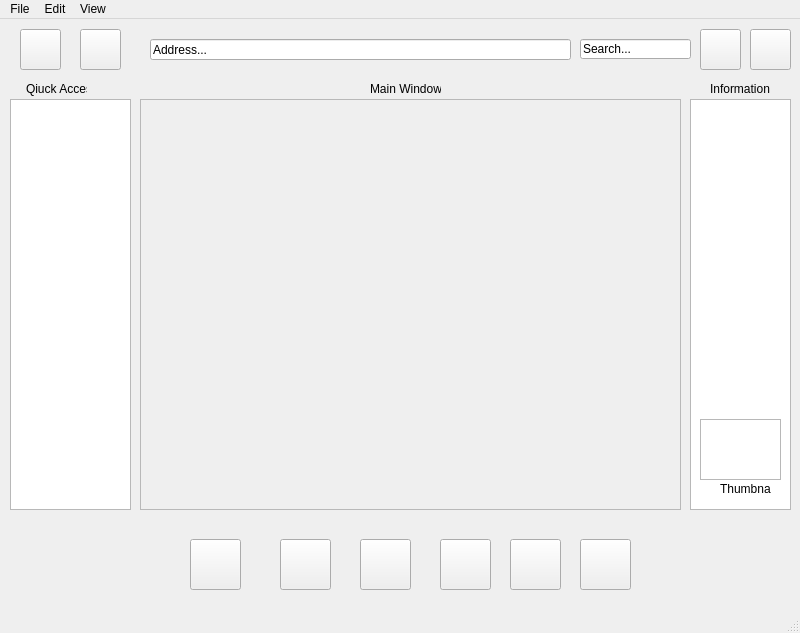
<?xml version="1.0" encoding="UTF-8"?>
<ui version="4.0">
 <class>MainWindow</class>
 <widget class="QMainWindow" name="MainWindow">
  <property name="geometry">
   <rect>
    <x>0</x>
    <y>0</y>
    <width>800</width>
    <height>633</height>
   </rect>
  </property>
  <property name="windowTitle">
   <string>MainWindow</string>
  </property>
  <widget class="QWidget" name="centralwidget">
   <widget class="QTreeView" name="treeView">
    <property name="geometry">
     <rect>
      <x>10</x>
      <y>80</y>
      <width>121</width>
      <height>411</height>
     </rect>
    </property>
   </widget>
   <widget class="QScrollArea" name="scrollArea">
    <property name="geometry">
     <rect>
      <x>140</x>
      <y>80</y>
      <width>541</width>
      <height>411</height>
     </rect>
    </property>
    <property name="widgetResizable">
     <bool>true</bool>
    </property>
    <widget class="QWidget" name="scrollAreaWidgetContents">
     <property name="geometry">
      <rect>
       <x>0</x>
       <y>0</y>
       <width>539</width>
       <height>409</height>
      </rect>
     </property>
    </widget>
   </widget>
   <widget class="QLineEdit" name="lineEdit">
    <property name="geometry">
     <rect>
      <x>150</x>
      <y>20</y>
      <width>421</width>
      <height>21</height>
     </rect>
    </property>
    <property name="text">
     <string>Address...</string>
    </property>
   </widget>
   <widget class="QLineEdit" name="lineEdit_2">
    <property name="geometry">
     <rect>
      <x>580</x>
      <y>20</y>
      <width>111</width>
      <height>20</height>
     </rect>
    </property>
    <property name="text">
     <string>Search...</string>
    </property>
   </widget>
   <widget class="QListWidget" name="listWidget">
    <property name="geometry">
     <rect>
      <x>690</x>
      <y>80</y>
      <width>101</width>
      <height>411</height>
     </rect>
    </property>
   </widget>
   <widget class="QLabel" name="label">
    <property name="geometry">
     <rect>
      <x>26</x>
      <y>60</y>
      <width>61</width>
      <height>20</height>
     </rect>
    </property>
    <property name="text">
     <string>Qiuck Access</string>
    </property>
   </widget>
   <widget class="QLabel" name="label_2">
    <property name="geometry">
     <rect>
      <x>370</x>
      <y>60</y>
      <width>71</width>
      <height>20</height>
     </rect>
    </property>
    <property name="text">
     <string>Main Window</string>
    </property>
   </widget>
   <widget class="QLabel" name="label_3">
    <property name="geometry">
     <rect>
      <x>710</x>
      <y>60</y>
      <width>71</width>
      <height>20</height>
     </rect>
    </property>
    <property name="text">
     <string>Information</string>
    </property>
   </widget>
   <widget class="QGraphicsView" name="graphicsView">
    <property name="geometry">
     <rect>
      <x>700</x>
      <y>400</y>
      <width>81</width>
      <height>61</height>
     </rect>
    </property>
   </widget>
   <widget class="QLabel" name="label_4">
    <property name="geometry">
     <rect>
      <x>720</x>
      <y>460</y>
      <width>51</width>
      <height>20</height>
     </rect>
    </property>
    <property name="text">
     <string>Thumbnail</string>
    </property>
   </widget>
   <widget class="QPushButton" name="pushButton_10">
    <property name="geometry">
     <rect>
      <x>190</x>
      <y>520</y>
      <width>51</width>
      <height>51</height>
     </rect>
    </property>
    <property name="styleSheet">
     <string notr="true">border-image: url(:/icon/home.png);</string>
    </property>
    <property name="text">
     <string/>
    </property>
   </widget>
   <widget class="QPushButton" name="pushButton_11">
    <property name="geometry">
     <rect>
      <x>280</x>
      <y>520</y>
      <width>51</width>
      <height>51</height>
     </rect>
    </property>
    <property name="styleSheet">
     <string notr="true">border-image: url(:/icon/burn.png);</string>
    </property>
    <property name="text">
     <string/>
    </property>
   </widget>
   <widget class="QPushButton" name="pushButton_12">
    <property name="geometry">
     <rect>
      <x>360</x>
      <y>520</y>
      <width>51</width>
      <height>51</height>
     </rect>
    </property>
    <property name="styleSheet">
     <string notr="true">border-image: url(:/icon/preview.png);</string>
    </property>
    <property name="text">
     <string/>
    </property>
   </widget>
   <widget class="QPushButton" name="pushButton_13">
    <property name="geometry">
     <rect>
      <x>440</x>
      <y>520</y>
      <width>51</width>
      <height>51</height>
     </rect>
    </property>
    <property name="styleSheet">
     <string notr="true">border-image: url(:/icon/cut.png);</string>
    </property>
    <property name="text">
     <string/>
    </property>
   </widget>
   <widget class="QPushButton" name="pushButton_14">
    <property name="geometry">
     <rect>
      <x>510</x>
      <y>520</y>
      <width>51</width>
      <height>51</height>
     </rect>
    </property>
    <property name="styleSheet">
     <string notr="true">border-image: url(:/icon/copy.png);</string>
    </property>
    <property name="text">
     <string/>
    </property>
   </widget>
   <widget class="QPushButton" name="pushButton_15">
    <property name="geometry">
     <rect>
      <x>580</x>
      <y>520</y>
      <width>51</width>
      <height>51</height>
     </rect>
    </property>
    <property name="styleSheet">
     <string notr="true">border-image: url(:/icon/paste.png);</string>
    </property>
    <property name="text">
     <string/>
    </property>
   </widget>
   <widget class="QPushButton" name="pushButton_16">
    <property name="geometry">
     <rect>
      <x>20</x>
      <y>10</y>
      <width>41</width>
      <height>41</height>
     </rect>
    </property>
    <property name="styleSheet">
     <string notr="true">border-image: url(:/icon/back.png);</string>
    </property>
    <property name="text">
     <string/>
    </property>
   </widget>
   <widget class="QPushButton" name="pushButton_17">
    <property name="geometry">
     <rect>
      <x>80</x>
      <y>10</y>
      <width>41</width>
      <height>41</height>
     </rect>
    </property>
    <property name="styleSheet">
     <string notr="true">border-image: url(:/icon/forward.png);</string>
    </property>
    <property name="text">
     <string/>
    </property>
   </widget>
   <widget class="QPushButton" name="pushButton_18">
    <property name="geometry">
     <rect>
      <x>750</x>
      <y>10</y>
      <width>41</width>
      <height>41</height>
     </rect>
    </property>
    <property name="styleSheet">
     <string notr="true">border-image: url(:/icon/setting.png);</string>
    </property>
    <property name="text">
     <string/>
    </property>
   </widget>
   <widget class="QPushButton" name="pushButton_19">
    <property name="geometry">
     <rect>
      <x>700</x>
      <y>10</y>
      <width>41</width>
      <height>41</height>
     </rect>
    </property>
    <property name="styleSheet">
     <string notr="true">border-image: url(:/icon/search.png);</string>
    </property>
    <property name="text">
     <string/>
    </property>
   </widget>
  </widget>
  <widget class="QMenuBar" name="menubar">
   <property name="geometry">
    <rect>
     <x>0</x>
     <y>0</y>
     <width>800</width>
     <height>21</height>
    </rect>
   </property>
   <widget class="QMenu" name="menuFile">
    <property name="title">
     <string>File</string>
    </property>
    <addaction name="actionOpen"/>
    <addaction name="actionUndo"/>
    <addaction name="actionDelete"/>
    <addaction name="actionPreview"/>
    <addaction name="actionExit"/>
   </widget>
   <widget class="QMenu" name="menuEdit">
    <property name="title">
     <string>Edit</string>
    </property>
    <addaction name="actionSort"/>
    <addaction name="actionCopy"/>
    <addaction name="actionCut"/>
    <addaction name="actionPaste"/>
    <addaction name="actionSelect_All"/>
    <addaction name="actionProperties"/>
   </widget>
   <widget class="QMenu" name="menuView">
    <property name="title">
     <string>View</string>
    </property>
    <widget class="QMenu" name="menuChange_View">
     <property name="title">
      <string>Change View</string>
     </property>
     <addaction name="actionLarge"/>
     <addaction name="actionMedium"/>
     <addaction name="actionSmall"/>
    </widget>
    <addaction name="actionLayouts"/>
    <addaction name="menuChange_View"/>
   </widget>
   <addaction name="menuFile"/>
   <addaction name="menuEdit"/>
   <addaction name="menuView"/>
  </widget>
  <widget class="QStatusBar" name="statusbar"/>
  <action name="actionOpen">
   <property name="text">
    <string>Open</string>
   </property>
  </action>
  <action name="actionUndo">
   <property name="text">
    <string>Undo</string>
   </property>
  </action>
  <action name="actionDelete">
   <property name="text">
    <string>Delete</string>
   </property>
  </action>
  <action name="actionPreview">
   <property name="text">
    <string>Preview</string>
   </property>
  </action>
  <action name="actionExit">
   <property name="text">
    <string>Exit</string>
   </property>
  </action>
  <action name="actionCopy">
   <property name="text">
    <string>Copy</string>
   </property>
  </action>
  <action name="actionCut">
   <property name="text">
    <string>Cut</string>
   </property>
  </action>
  <action name="actionPaste">
   <property name="text">
    <string>Paste</string>
   </property>
  </action>
  <action name="actionSelect_All">
   <property name="text">
    <string>Select All</string>
   </property>
  </action>
  <action name="actionProperties">
   <property name="text">
    <string>Properties</string>
   </property>
  </action>
  <action name="actionLayouts">
   <property name="text">
    <string>Layouts</string>
   </property>
  </action>
  <action name="actionLarge">
   <property name="text">
    <string>Large</string>
   </property>
  </action>
  <action name="actionMedium">
   <property name="text">
    <string>Medium</string>
   </property>
  </action>
  <action name="actionSmall">
   <property name="text">
    <string>Small</string>
   </property>
  </action>
  <action name="actionSort">
   <property name="text">
    <string>Sort</string>
   </property>
  </action>
 </widget>
 <resources>
  <include location="icon/icons.qrc"/>
 </resources>
 <connections/>
 <buttongroups>
  <buttongroup name="buttonGroup"/>
 </buttongroups>
</ui>
